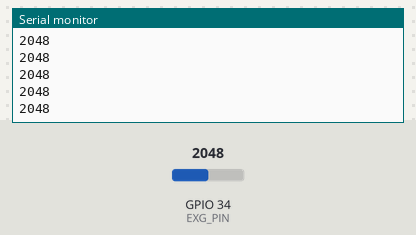
Recording of a sketch running on a simulated ESP32. On the bench: the last lines printed to the serial monitor. Inputs (shaded band) come from the test bench; at power-on: GPIO 34 (EXG_PIN) = 2048 (analog values on the 0–4095 scale).

Above: at 1.2 s.
1.3 s: GPIO 34 (EXG_PIN) set to 2866
At 2.3 s:
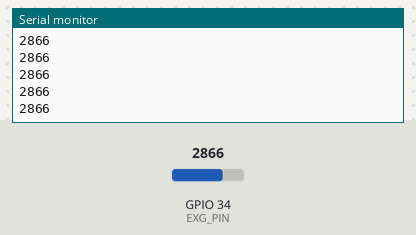
2.8 s: GPIO 34 (EXG_PIN) set to 3603
At 3.5 s:
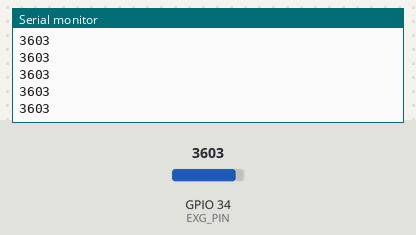
Timing chart, 0 to 5.8 s (numbered marks = the images above; inputs shaded):
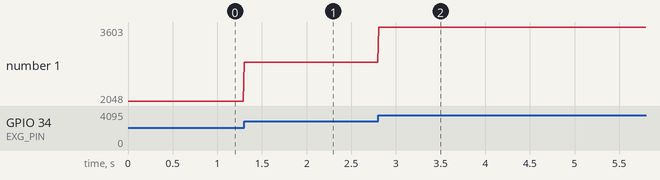

The sketch:

Bioamp_EXG.ino
```cpp
// =============================================================================
// Bioamp_EXG.ino
//
// PURPOSE:
//   Basic analog read test for the BioAmp EXG Pill sensor.
//   Reads raw 12-bit ADC values from the EXG Pill and prints them to the
//   USB Serial Monitor at approximately 100 Hz (delay of 10 ms per sample).
//
//   Use this sketch to:
//     1. Confirm the EXG Pill is electrically connected to GPIO 34.
//     2. Observe the raw ADC signal waveform using Arduino Serial Plotter.
//     3. Check for noise, clipping, or unexpected offsets before moving
//        to Bluetooth transmission.
//
// SENSOR:
//   BioAmp EXG Pill (by Upside Down Labs)
//   An instrumentation-amplifier-based biopotential acquisition front-end.
//   Capable of capturing EMG, ECG, EOG, and EEG signals depending on
//   electrode placement. This sketch reads the raw analog output only —
//   no signal classification or biomedical interpretation is performed.
//
// BOARD:
//   Classic ESP32 (ESP32-WROOM / DevKit V1) — Arduino framework
//
// WIRING:
//   EXG Pill OUT  →  GPIO 34 (input-only pin; no internal pull-up)
//   EXG Pill VCC  →  3.3 V
//   EXG Pill GND  →  GND
//   Electrodes connected per BioAmp EXG Pill documentation.
//
// ADC:
//   Resolution : 12-bit  →  values in range 0 – 4095
//   Reference  : Internal (3.3 V rail on classic ESP32)
//   GPIO 34 is an input-only ADC-capable pin (ADC1_CH6).
//   It has no output driver and no internal pull-up/pull-down.
//
// DATA FORMAT (USB Serial, plain integer, one value per line):
//   <raw_adc_value>
//
//   Example output stream:
//     2048
//     2051
//     2046
//     ...
//
// SAMPLING RATE:
//   ~100 Hz  (10 ms delay per sample — not precision-timed)
//   For accurate 500 Hz acquisition see Bioamp_EXG_Bluetooth.ino
//   and ESP32_Sensor_Hub.ino which use micros()-based scheduling.
//
// NOTE:
//   This is a local USB-only test sketch.
//   No Bluetooth transmission occurs here.
//   Open the Arduino Serial Plotter (Tools → Serial Plotter) at 115200 baud
//   to visualise the raw waveform in real time.
// =============================================================================

// GPIO connected to the BioAmp EXG Pill analog output.
// GPIO 34 is an input-only pin on the classic ESP32 — safe for ADC use.
#define EXG_PIN 34

void setup()
{
    // USB Serial for streaming ADC values to the Serial Monitor / Plotter
    Serial.begin(115200);

    // Set ADC resolution to 12 bits.
    // This gives a value range of 0–4095 for the full 0–3.3 V input swing.
    // Must be called before the first analogRead().
    analogReadResolution(12);

    // Configure the EXG pin explicitly as INPUT.
    // On GPIO 34 this is redundant (input-only hardware), but keeps intent clear.
    pinMode(EXG_PIN, INPUT);

    Serial.println("BioAmp EXG Pill test");
}

void loop()
{
    // Read the current raw ADC value from the EXG Pill output.
    // Value range: 0 – 4095  (12-bit, 0 V – ~3.3 V)
    // The signal represents the amplified biopotential from the electrodes.
    int value = analogRead(EXG_PIN);

    // Print one integer value per line.
    // The Arduino Serial Plotter interprets each newline-terminated integer
    // as a new data point and plots it automatically.
    Serial.println(value);

    // Wait 10 ms before the next sample → ~100 Hz acquisition rate.
    // NOTE: delay() is used here because precise timing is not critical
    // for this visual inspection test. For 500 Hz precision acquisition,
    // use a micros()-based scheduler as in ESP32_Sensor_Hub.ino.
    delay(10);
}
```

Measured:
- after the input at 1.3 s, the serial monitor: prints a new line at once (image 1)
- after the input at 2.8 s, the serial monitor: prints a new line at once (image 2)
- plotted number 1: 2048 → 2866 after the input at 1.3 s, 2866 → 3603 after the input at 2.8 s
